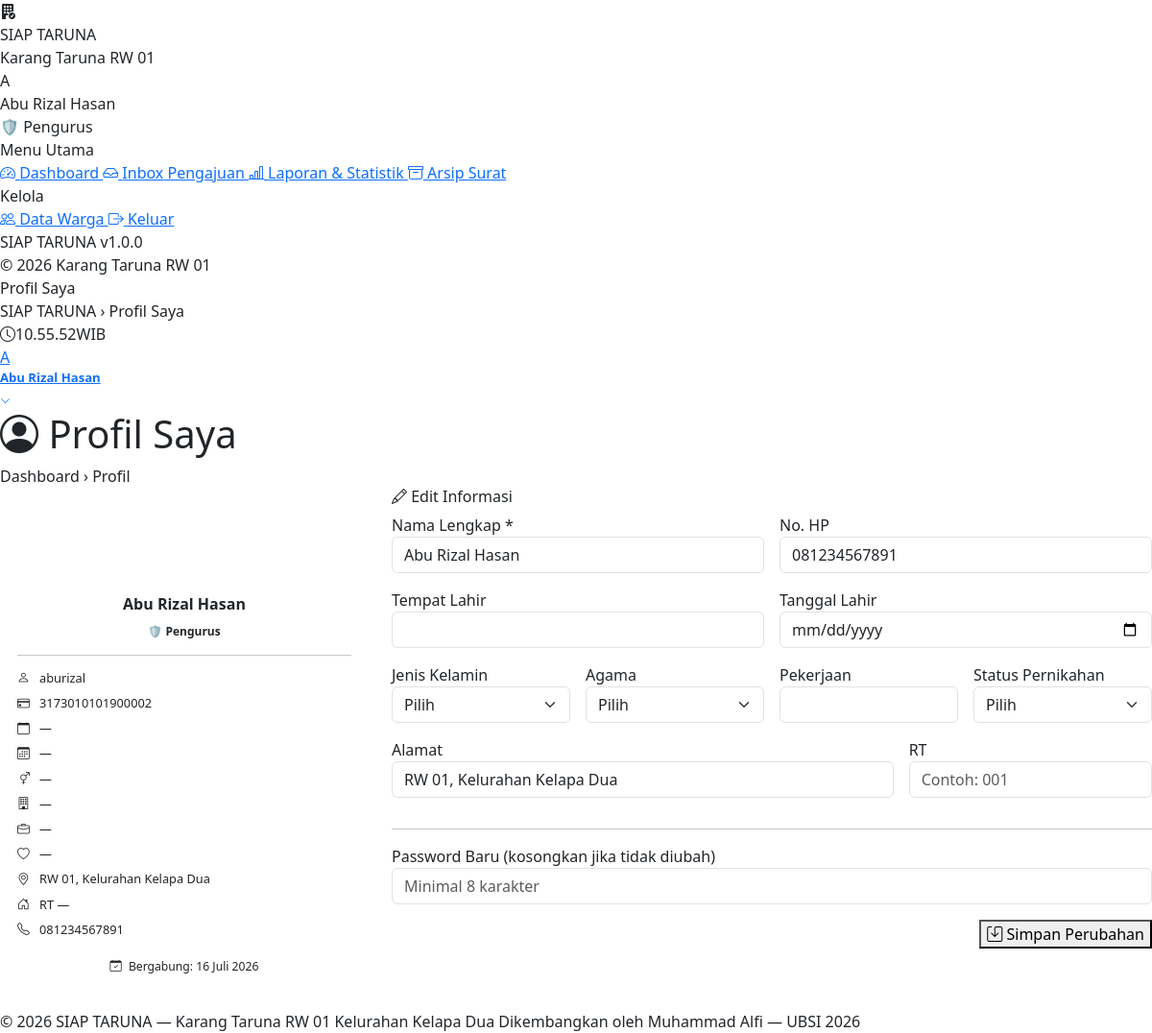
The page /pengurus/profil.php (signed in) on the database its author committed.
### tables this page shows
CREATE TABLE `tb_users` (
    `id_user`    INT(11)      NOT NULL AUTO_INCREMENT,
    `nama`       VARCHAR(100) NOT NULL COMMENT 'Nama lengkap pengguna',
    `NIK`        VARCHAR(20)  NOT NULL COMMENT 'Nomor Induk Kependudukan (16 digit)',
    `username`   VARCHAR(50)  NOT NULL COMMENT 'Username untuk login',
    `password`   VARCHAR(255) NOT NULL COMMENT 'Password ter-hash (bcrypt)',
    `no_hp`      VARCHAR(15)  DEFAULT NULL,
    `alamat`     TEXT         DEFAULT NULL,
    `role`       ENUM('warga','pengurus') NOT NULL DEFAULT 'warga',
    `jabatan`    VARCHAR(100) DEFAULT NULL,
    `is_aktif`   TINYINT(1)   NOT NULL DEFAULT 1 COMMENT '1=aktif, 0=nonaktif',
    `created_at` TIMESTAMP    NOT NULL DEFAULT CURRENT_TIMESTAMP,
    PRIMARY KEY (`id_user`),
    UNIQUE KEY `uk_NIK`      (`NIK`),
    UNIQUE KEY `uk_username` (`username`)
);

### includes/fungsi.php (called while the page is built, shortened)
<?php
function sudahLogin(): bool {
    return isset($_SESSION['id_user']) && !empty($_SESSION['id_user']);
}
function getUser(): ?array {
    return [
        'id_user'  => $_SESSION['id_user']  ?? null,
        'nama'     => $_SESSION['nama']     ?? '',
        'username' => $_SESSION['username'] ?? '',
        'role'     => $_SESSION['role']     ?? '',
        'NIK'      => $_SESSION['NIK']      ?? '',
        'no_hp'    => $_SESSION['no_hp']    ?? '',
        'alamat'   => $_SESSION['alamat']   ?? '',
        'rt'       => $_SESSION['rt']       ?? '',
    ];
}
function formatTanggal(string $tgl): string {
    $bulan = [
        1 => 'Januari', 2 => 'Februari',  3 => 'Maret',   4 => 'April',
        5 => 'Mei',     6 => 'Juni',      7 => 'Juli',    8 => 'Agustus',
        9 => 'September', 10 => 'Oktober', 11 => 'November', 12 => 'Desember'
    ];
    $ts = strtotime($tgl);
    return date('d', $ts) . ' ' . $bulan[(int)date('n', $ts)] . ' ' . date('Y', $ts);
}
function inisial(string $nama): string {
    return strtoupper(mb_substr(trim($nama), 0, 1));
}

### pengurus/profil.php (the view, shortened to what this page needs)
<?php
require_once __DIR__ . '/../includes/fungsi.php';
$judul_halaman = 'Profil Saya';
$idUser = (int)$_SESSION['id_user'];
$q = $koneksi->query("SELECT * FROM tb_users WHERE id_user = $idUser LIMIT 1");
$data = $q->fetch_assoc();
require_once __DIR__ . '/../includes/header.php';
?>
<div class="page-header">
    <div class="page-header-row">
        <div>
            <h1 class="page-title">
                <i class="bi bi-person-circle" style="color:var(--blue-600)"></i> Profil Saya
            </h1>
            <div class="page-sub">Dashboard &rsaquo; <span>Profil</span></div>
        </div>
    </div>
</div>
<div class="row g-4">
    <div class="col-md-4">
        <div class="card-st text-center h-100">
            <div class="card-body-st" style="padding:28px 18px">
                <div style="width:70px;height:70px;
                            background:linear-gradient(135deg,var(--slate-700),var(--blue-600));
                            border-radius:18px;margin:0 auto 14px;display:flex;
                            align-items:center;justify-content:center;font-size:1.8rem;
                            font-weight:800;color:white;text-transform:uppercase">
                </div>
                <h6 style="font-weight:800;margin-bottom:5px">
                    <?= htmlspecialchars($data['nama']) ?>
                </h6>
                <span style="background:var(--blue-50);color:var(--blue-700);padding:3px 12px;
                             border-radius:99px;font-size:.75rem;font-weight:700">
                    🛡 Pengurus
                </span>
                <hr style="margin:14px 0;border-color:var(--slate-200)">
                <?php
                $fields = [
                    ['bi-person',      $data['username'],            'Username'],
                    ['bi-credit-card', $data['NIK'],                 'NIK'],
                    ['bi-calendar',    $data['tempat_lahir'] ?? '—', 'Tempat Lahir'],
                    ['bi-calendar3',   $data['tanggal_lahir'] ?? '—','Tanggal Lahir'],
                    ['bi-gender-ambiguous', $data['jenis_kelamin'] ?? '—', 'Jenis Kelamin'],
                    ['bi-building',    $data['agama'] ?? '—',        'Agama'],
                    ['bi-briefcase',   $data['pekerjaan'] ?? '—',    'Pekerjaan'],
                    ['bi-heart',       $data['status_pernikahan'] ?? '—', 'Status Pernikahan'],
                    ['bi-geo-alt',     $data['alamat'] ?? '—',       'Alamat'],
                    ['bi-house-door',  'RT ' . ($data['rt'] ?? '—'), 'RT'],
                    ['bi-telephone',   $data['no_hp'] ?? '—',        'No. HP'],
                ];
                foreach ($fields as [$ico, $val, $lbl]): ?>
                <div style="display:flex;align-items:center;gap:8px;font-size:.8rem;
                            color:var(--slate-500);margin-bottom:7px;text-align:left">
                    <i class="bi <?= $ico ?>" style="color:var(--blue-500);width:15px;flex-shrink:0"
                       title="<?= $lbl ?>"></i>
                    <span style="overflow:hidden;text-overflow:ellipsis;white-space:nowrap">
                        <?= htmlspecialchars($val) ?>
                    </span>
                </div>
                <?php endforeach; ?>
                <div style="margin-top:12px;padding:8px 12px;background:var(--blue-50);
                            border-radius:8px;font-size:.76rem;color:var(--blue-700)">
                    <i class="bi bi-calendar-check me-1"></i>
                    Bergabung: <?= formatTanggal($data['created_at']) ?>
                </div>
            </div>
        </div>
    </div>
    <div class="col-md-8">
        <div class="card-st">
            <div class="card-header-st">
                <h6 class="card-title-st">
                    <i class="bi bi-pencil" style="color:var(--blue-600)"></i> Edit Informasi
                </h6>
            </div>
            <div class="card-body-st">
                <form method="POST" action="<?= APP_URL ?>/handlers/proses_profil.php">
                    <div class="row g-3">
                        <div class="col-md-6">
                            <label class="form-label-st">Nama Lengkap *</label>
                            <input type="text" name="nama" class="form-control"
                                   value="<?= htmlspecialchars($data['nama']) ?>" required>
                        </div>
                        <div class="col-md-6">
                            <label class="form-label-st">No. HP</label>
                            <input type="text" name="no_hp" class="form-control"
                                   value="<?= htmlspecialchars($data['no_hp'] ?? '') ?>"
                                   placeholder="08xx-xxxx-xxxx">
                        </div>
                        <div class="col-md-6">
                            <label class="form-label-st">Tempat Lahir</label>
                            <input type="text" name="tempat_lahir" class="form-control"
                                   value="<?= htmlspecialchars($data['tempat_lahir'] ?? '') ?>">
                        </div>
                        <div class="col-md-6">
                            <label class="form-label-st">Tanggal Lahir</label>
                            <input type="date" name="tanggal_lahir" class="form-control"
                                   value="<?= htmlspecialchars($data['tanggal_lahir'] ?? '') ?>">
                        </div>
                        <div class="col-md-3">
                            <label class="form-label-st">Jenis Kelamin</label>
                            <select name="jenis_kelamin" class="form-select">
                                <option value="">Pilih</option>
                            </select>
                        </div>
                        <div class="col-md-3">
                            <label class="form-label-st">Agama</label>
                            <select name="agama" class="form-select">
                                <option value="">Pilih</option>
                            </select>
                        </div>
                        <div class="col-md-3">
                            <label class="form-label-st">Pekerjaan</label>
                            <input type="text" name="pekerjaan" class="form-control"
                                   value="<?= htmlspecialchars($data['pekerjaan'] ?? '') ?>">
                        </div>
                        <div class="col-md-3">
                            <label class="form-label-st">Status Pernikahan</label>
                            <select name="status_pernikahan" class="form-select">
                                <option value="">Pilih</option>
                            </select>
                        </div>
                        <div class="col-md-8">
                            <label class="form-label-st">Alamat</label>
                            <input type="text" name="alamat" class="form-control"
                                   value="<?= htmlspecialchars($data['alamat'] ?? '') ?>">
                        </div>
                        <div class="col-md-4">
                            <label class="form-label-st">RT</label>
                            <input type="text" name="rt" class="form-control"
                                   value="<?= htmlspecialchars($data['rt'] ?? '') ?>"
                                   placeholder="Contoh: 001">
                        </div>
                        <div class="col-12">
                            <hr style="border-color:var(--slate-200)">
                            <label class="form-label-st">
                                Password Baru
                                <span style="color:var(--slate-400);font-weight:400">
                                    (kosongkan jika tidak diubah)
                                </span>
                            </label>
                            <input type="password" name="password_baru" class="form-control"
                                   placeholder="Minimal 8 karakter" minlength="8">
                        </div>
                        <div class="col-12 text-end">
                            <button type="submit" class="btn-st btn-primary-st btn-pill">
                                <i class="bi bi-save"></i> Simpan Perubahan
                            </button>
                        </div>
                    </div>
                </form>
            </div>
        </div>
    </div>
</div>
<?php require_once __DIR__ . '/../includes/footer.php'; ?>

### includes/header.php (shortened to what this page needs)
<?php
$user       = getUser();
$namaUser   = $user['nama']    ?? '';
$roleUser   = $user['role']    ?? '';
$hal_judul  = $judul_halaman ?? 'Dashboard';
?>
<!DOCTYPE html>
<html lang="id">
<head>
    <link href="https://cdn.jsdelivr.net/npm/bootstrap@5.3.0/dist/css/bootstrap.min.css"
          rel="stylesheet">
    <link href="https://cdn.jsdelivr.net/npm/bootstrap-icons@1.11.0/font/bootstrap-icons.css"
          rel="stylesheet">
    <link href="<?= APP_URL ?>/assets/css/style.css" rel="stylesheet">
</head>
<body>
<?php
$sidebar_file = ($roleUser === 'pengurus')
    ? __DIR__ . '/sidebar_pengurus.php'
    : __DIR__ . '/sidebar_warga.php';
require_once $sidebar_file;
?>
<header class="topbar">
    <div class="topbar-left">
        <div>
            <div class="topbar-title"><?= htmlspecialchars($hal_judul) ?></div>
            <div class="topbar-sub">
                SIAP TARUNA &rsaquo;
                <span><?= htmlspecialchars($hal_judul) ?></span>
            </div>
        </div>
    </div>
    <div class="topbar-right">
        <div class="topbar-clock d-none d-md-flex">
            <i class="bi bi-clock"></i>
            <span id="clockWIB">00.00.00</span>
            <span style="color:var(--slate-400);font-weight:400">WIB</span>
        </div>
        <div class="dropdown">
            <a class="topbar-user-btn" data-bs-toggle="dropdown" style="cursor:pointer">
                <div class="topbar-user-avatar">
                    <?= inisial($namaUser) ?>
                </div>
                <span class="d-none d-md-block"
                      style="font-size:.82rem;font-weight:600">
                    <?= htmlspecialchars($namaUser) ?>
                </span>
                <i class="bi bi-chevron-down"
                   style="font-size:.68rem;color:var(--slate-400)"></i>
            </a>
        </div>
    </div>
</header>
<div class="main-content">

### includes/sidebar_pengurus.php (shortened to what this page needs)
<?php
$hal_aktif = basename($_SERVER['PHP_SELF']);
$dir_aktif = basename(dirname($_SERVER['PHP_SELF']));
?>
<aside class="sidebar" id="appSidebar">
    <div class="sidebar-brand">
        <div class="sidebar-brand-icon">
            <i class="bi bi-building-fill-check"></i>
        </div>
        <div>
            <div class="sidebar-brand-name">SIAP TARUNA</div>
            <span class="sidebar-brand-sub">Karang Taruna RW 01</span>
        </div>
    </div>
    <div class="sidebar-user">
        <div class="sidebar-avatar">
            <?= inisial($user['nama'] ?? 'P') ?>
        </div>
        <div style="min-width:0">
            <div class="sidebar-user-name">
                <?= htmlspecialchars($user['nama'] ?? 'Pengurus') ?>
            </div>
            <div class="sidebar-user-role">
                🛡 Pengurus
            </div>
        </div>
    </div>
    <nav class="sidebar-nav">
        <div class="sidebar-label">Menu Utama</div>
        <a href="<?= APP_URL ?>/pengurus/dashboard.php"
           class="nav-link-st <?= ($hal_aktif === 'dashboard.php' && $dir_aktif === 'pengurus') ? 'active' : '' ?>">
            <i class="bi bi-speedometer2"></i> Dashboard
        </a>
        <a href="<?= APP_URL ?>/pengurus/inbox.php"
           class="nav-link-st <?= $hal_aktif === 'inbox.php' ? 'active' : '' ?>">
            <i class="bi bi-inbox"></i> Inbox Pengajuan
        </a>
        <a href="<?= APP_URL ?>/pengurus/laporan.php"
           class="nav-link-st <?= $hal_aktif === 'laporan.php' ? 'active' : '' ?>">
            <i class="bi bi-bar-chart-line"></i> Laporan & Statistik
        </a>
        <a href="<?= APP_URL ?>/pengurus/arsip.php"
           class="nav-link-st <?= $hal_aktif === 'arsip.php' ? 'active' : '' ?>">
            <i class="bi bi-archive"></i> Arsip Surat
        </a>
        <div class="sidebar-label">Kelola</div>
        <a href="<?= APP_URL ?>/pengurus/data-warga.php"
           class="nav-link-st <?= $hal_aktif === 'data-warga.php' ? 'active' : '' ?>">
            <i class="bi bi-people"></i> Data Warga
        </a>
        <a href="<?= APP_URL ?>/logout.php"
           class="nav-link-st nav-danger"
           style="margin-top:12px;">
            <i class="bi bi-box-arrow-right"></i> Keluar
        </a>
    </nav>
    <div class="sidebar-footer">
        SIAP TARUNA v1.0.0<br>
        &copy; 2026 Karang Taruna RW 01
    </div>
</aside>

### includes/header.php (style rules this page uses)
.topbar-clock { background: var(--blue-50); border-color: var(--blue-200); color: var(--blue-700); }

### rows shown on the page
tb_users: nama "A", nama "Abu Rizal Hasan", created_at "16 Juli 2026", no_hp "081234567891", alamat "RW 01, Kelurahan Kelapa Dua"

### other values the page prints
$hal_judul "Profil Saya"
$val "aburizal"
$val "3173010101900002"
$val "—"
$val "RW 01, Kelurahan Kelapa Dua"
$val "RT —"
$val "081234567891"
